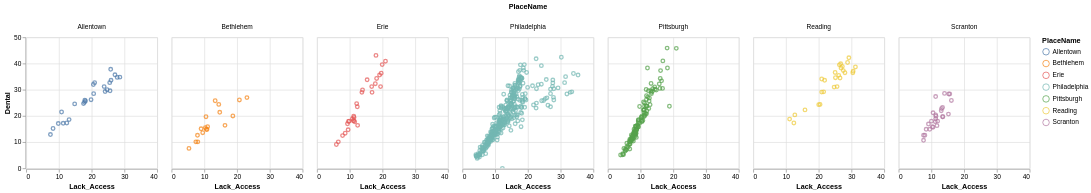

The Vega-Lite source for this figure:
### Vega-Lite specification from a JSON file in a GitHub repository (floating-point values rounded to 4 significant figures; data arrays with more than 128 entries replaced by an {"elided": "..."} marker saying what was removed)
{"config": {"view": {"continuousWidth": 400, "continuousHeight": 300}}, "data": {"name": "data-c86d580591e40072db8e203793a5d621"}, "facet": {"column": {"type": "nominal", "field": "PlaceName"}}, "spec": {"mark": "point", "encoding": {"color": {"type": "nominal", "field": "PlaceName"}, "tooltip": [{"type": "nominal", "field": "Dental"}, {"type": "nominal", "field": "Lack_Access"}, {"type": "nominal", "field": "TractFIPS"}], "x": {"type": "quantitative", "field": "Lack_Access", "scale": {"zero": false}}, "y": {"type": "quantitative", "field": "Dental", "scale": {"zero": false}}}, "height": 200, "selection": {"selector068": {"type": "interval", "bind": "scales", "encodings": ["x", "y"]}}, "width": 200}, "$schema": "https://vega.github.io/schema/vega-lite/v4.8.1.json", "datasets": {"data-c86d580591e40072db8e203793a5d621": {"elided": "631 records"}}}
